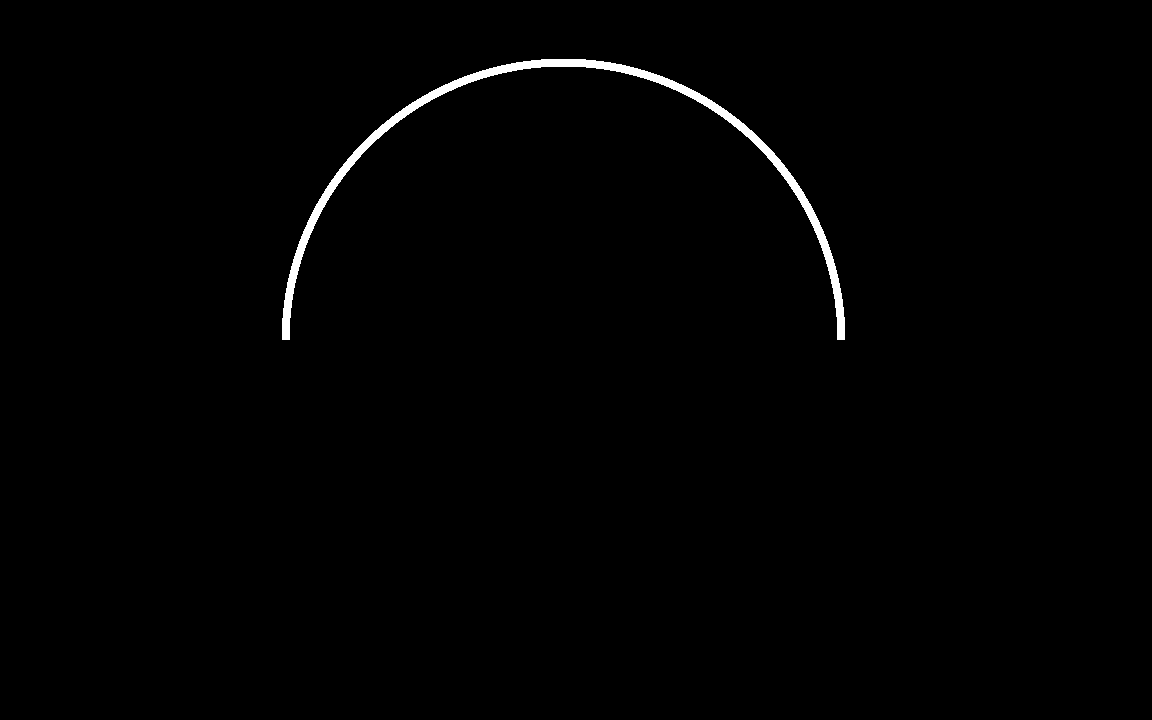
#> input picture data/TestFringe.bmp, 1152 x 720 px, given in place of 40.bmp, which was not available
$ python spin_hall.py
#> lines starting #> are read from the running program, lines starting #| are printed output that depends on the picture; after the words box and inside, x2 and y2 are one past the last pixel; in counts of white or black regions, pixels touching at a corner belong together; pictures that were not available may be replaced by others from this repository, and a replacement may not be noted
# %%import libaries
import matplotlib.pyplot as plt
import matplotlib.image as mpimg
from scipy.ndimage.interpolation import geometric_transform
import numpy as np
import cv2 as cv

# %%load data
center = (1238, 1011)
max_radius = 500
source = cv.imread('data/spin_hall/1/40.bmp')
#> source is the input picture: shape (720, 1152, 3); 0.84% white; 1 white region, box (x1, y1, x2, y2) and area: (282, 59, 845, 340) 6964
data = cv.cvtColor(source, cv.COLOR_BGR2GRAY)
#%% load test data
center = (213, 206)
max_radius = 300
source = cv.imread('data/spin_hall/polar_remap.png')
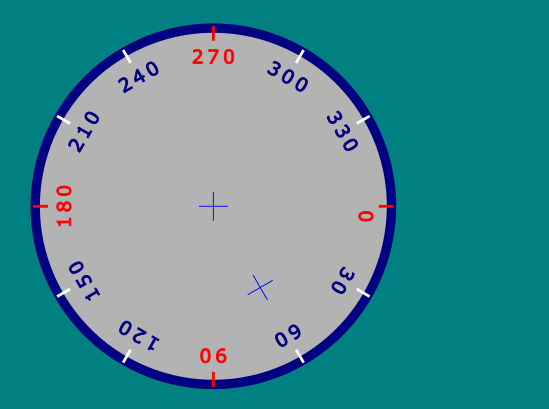
#> input picture data/spin_hall/polar_remap.png, 549 x 409 px
#> source is the input picture: shape (409, 549, 3); mean B, G, R 148.5, 141.6, 74.4
data = cv.cvtColor(source, cv.COLOR_BGR2GRAY)
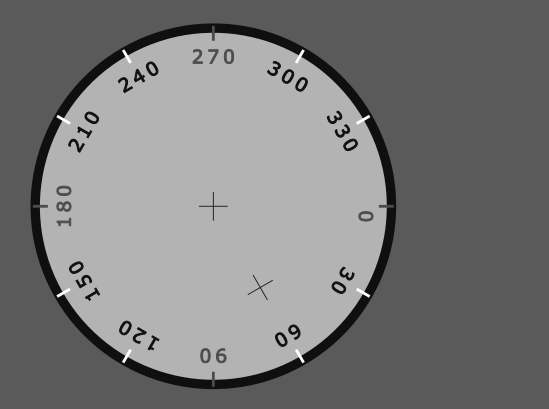
#> data: shape (409, 549); min 14, max 255, mean 122.4

#%% functions
def get_polar_coordinates(polar_image):
    rads = np.linspace(0, max_radius, polar_image.shape[1])
    angs = np.linspace(0, 2 * np.pi, polar_image.shape[0])
    return angs, rads

def plot_polar(polar_image):
    angs, rads = get_polar_coordinates(polar_image)
    polar_image_swaped = np.swapaxes(polar_image, 0, 1)
    fig1 = plt.figure()
    ax1 = fig1.add_subplot(111, projection='polar')
    cs = ax1.contourf(angs, rads, polar_image_swaped[:, ::-1], cmap='binary')
    fig1.colorbar(cs)
    plt.savefig('test.png', dpi=500)


def plot_radial_profile(polar_image):
    radial_profile = np.average(polar_image, axis=0)
    fig, ax = plt.subplots()
    ax.plot(radial_profile, '.')
    plt.savefig('test.png', dpi=500)

def plot_angular_profile(polar_image):
    angs, rads = get_polar_coordinates(polar_image)
    angular_profile = np.average(polar_image, axis=1)
    fig, ax = plt.subplots()
    ax.plot(angs, angular_profile, '.')
    ax.xaxis.set_major_locator(plt.MultipleLocator(np.pi / 2))
    ax.xaxis.set_minor_locator(plt.MultipleLocator(np.pi / 12))
    ax.xaxis.set_major_formatter(plt.FuncFormatter(multiple_formatter()))
    plt.savefig('test.png', dpi=500)

def integrate_intensity_of_half_spaces(polar_image, angle, min_rad, max_rad):
    angs, rads = get_polar_coordinates(polar_image)
    mask = (angs > angle) & (angs < angle + np.pi)

    left = polar_image[mask, :]
    print(left)


#%%calculate stuff
polar_image = cv.linearPolar(data, center, max_radius, cv.WARP_FILL_OUTLIERS, cv.INTER_CUBIC)
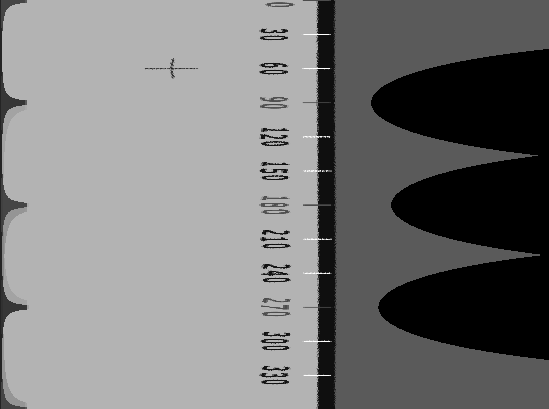
#> polar_image: shape (409, 549); min 0, max 255, mean 121.6
plot_polar(polar_image)
#> in plot_polar, `angs, rads = get_polar_coordinates(polar_image)`: angs = 409 values from 0 to 6.28; rads = 549 values from 0 to 300
#> in plot_polar, `polar_image_swaped = np.swapaxes(polar_image, 0, 1)`:
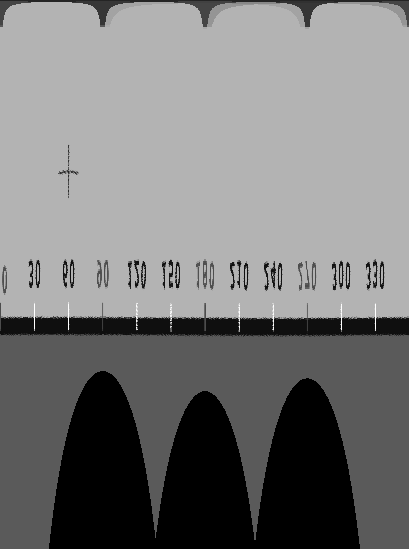
#> polar_image_swaped: shape (549, 409); min 0, max 255, mean 121.6
#> in plot_polar, `plt.savefig('test.png', dpi=500)`:
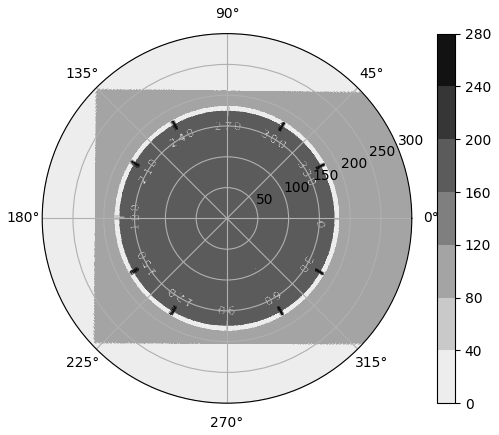
#> figure drawn by matplotlib, 2 panels
